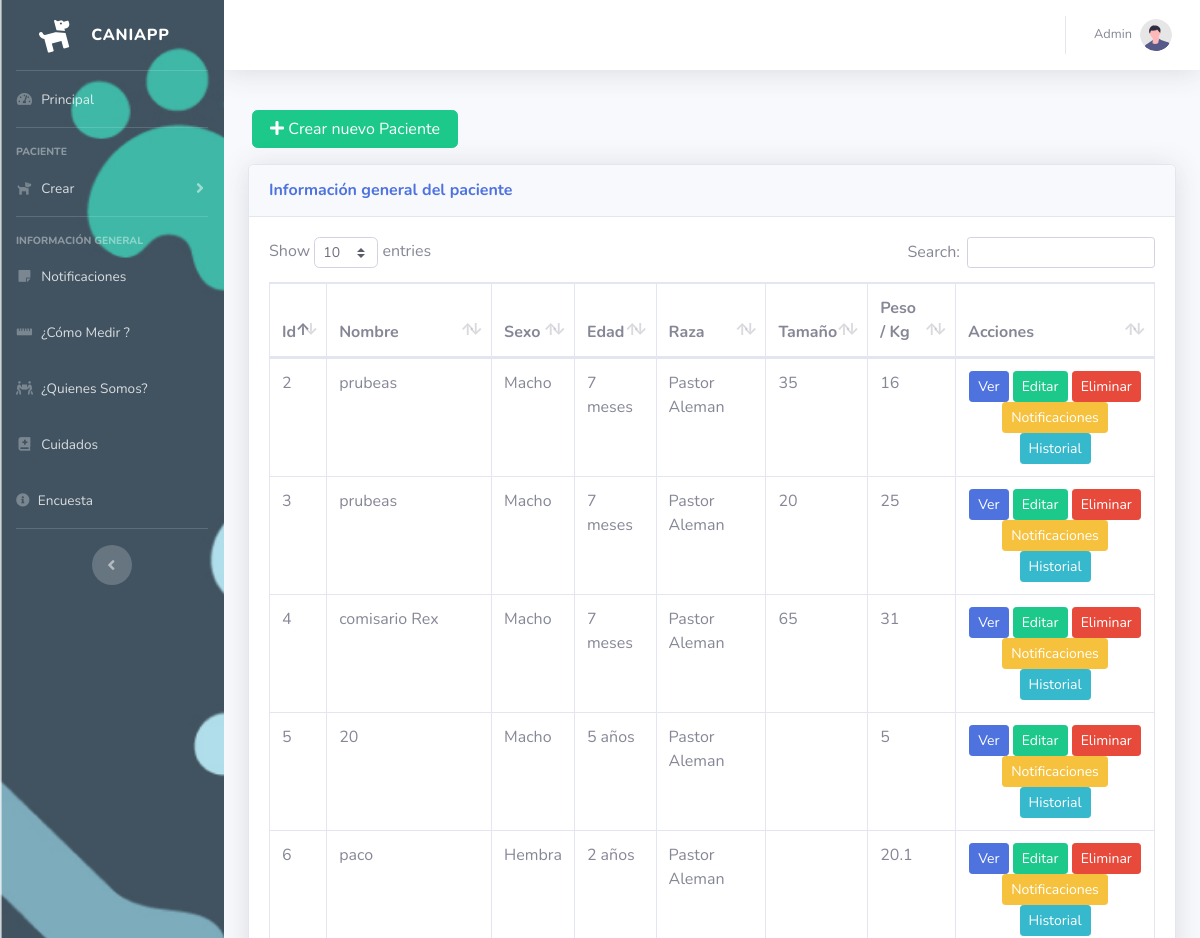
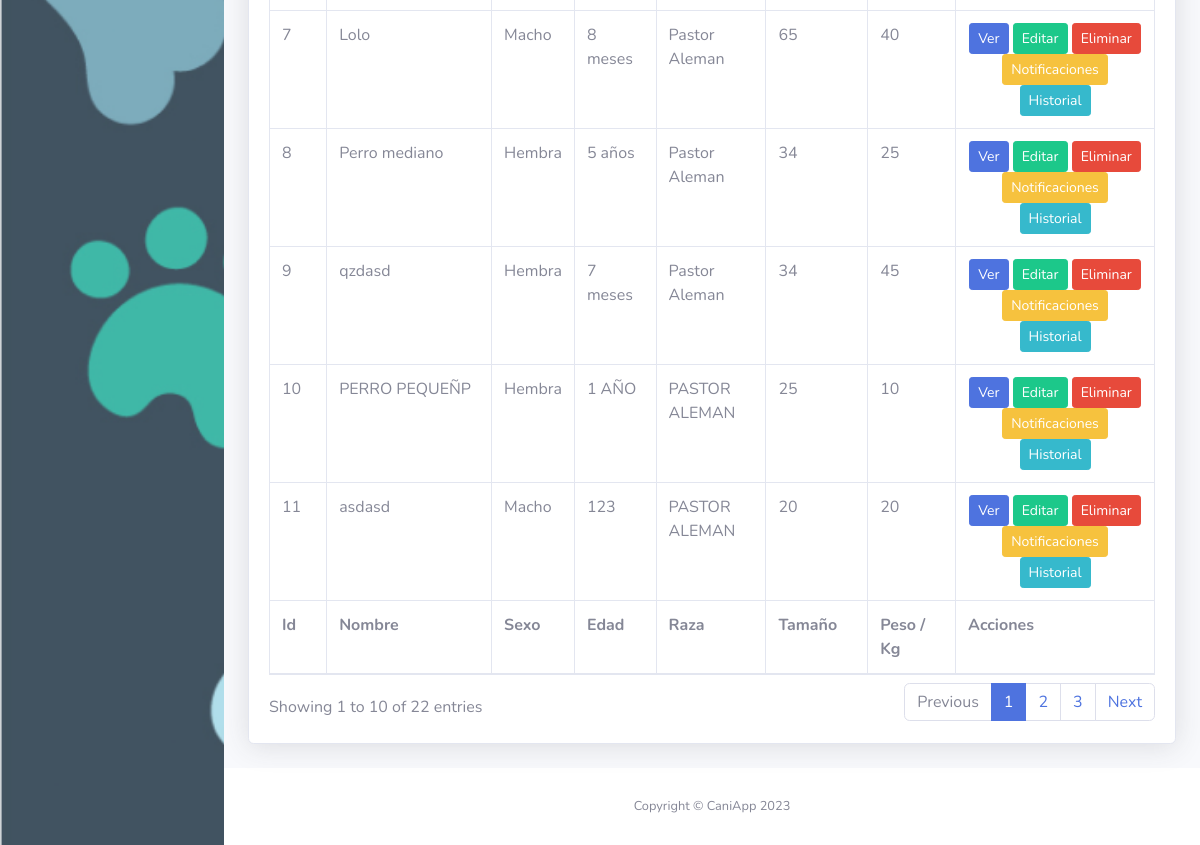
Screenshot of /index.php/admin with the database file from the repository (2 pictures, top to bottom).
### tables this page shows
CREATE TABLE `paciente` (
  `idpaciente` int(11) NOT NULL,
  `nombre_canino` varchar(45) DEFAULT NULL,
  `sexo_canino` varchar(45) DEFAULT NULL,
  `edad_canino` varchar(45) DEFAULT NULL,
  `raza_canino` varchar(45) DEFAULT NULL,
  `peso_canino` varchar(45) DEFAULT NULL,
  `tamano_canino` varchar(45) DEFAULT NULL,
  `ancho_cadera` varchar(45) DEFAULT NULL,
  `altura_femur_suelo` varchar(45) DEFAULT NULL,
  `altura_ingle_suelo` varchar(45) DEFAULT NULL,
  `logintud_hombro_hombro` varchar(45) DEFAULT NULL,
  `circunferencia_pecho` varchar(45) DEFAULT NULL,
  `circunferencia_cuello` varchar(45) DEFAULT NULL,
  `observaciones` varchar(45) DEFAULT NULL,
  `img_uno` longtext DEFAULT NULL,
  `img_dos` longtext DEFAULT NULL,
  `img_tres` longtext DEFAULT NULL,
  `id_padre` int(11) DEFAULT NULL,
  `estado` varchar(45) DEFAULT '1'
);

### application/controllers/Admin.php (called while the page is built, shortened)
<?php
class Admin extends CI_Controller
{
	public function __construct()
	{
		$this->load->model("Caniapp_model");
	}
	public function index()
	{
		$result['msg'] = '';
		$result['paciente'] = $this->Caniapp_model->allPacientes();
		$this->load->view('main/head');
		$this->load->view('admin', $result);
		$this->load->view('main/footer');
	}
}

### index.php (called while the page is built, shortened)
<?php
require_once BASEPATH.'core/CodeIgniter.php';

### application/models/Caniapp_model.php (called while the page is built, shortened)
<?php defined('BASEPATH') or exit('No direct script access allowed');
class Caniapp_model extends CI_Model
{
    public function allPacientes()
    {
        $this->db->select('*');
        $this->db->where('estado !=', '0');
        $this->db->join('padre_mascota pm', 'pm.idpadre_mascota = p.id_padre');
        $query = $this->db->get('paciente p');
        if ($query->num_rows() > 0) {
            return $query->result();
        } else {
            return false;
        }
    }
}

### application/views/admin.php (the view, shortened to what this page needs)
<div class="container-fluid">
    <div class="row">
        <div class="col-lg-3 p-3">
            <a class="btn btn-success btn-block" href="<?= base_url('Admin/new') ?>"><i class="fas fa fa-plus"></i> Crear nuevo Paciente</a>
        </div>
    </div>
    <div class="card shadow mb-4">
        <div class="card-header py-3">
            <h6 class="m-0 font-weight-bold text-primary">Información general del paciente</h6>
        </div>
        <div class="card-body">
            <div class="table-responsive">
                <table class="table table-bordered" id="dataTable" width="100%" cellspacing="0">
                    <thead>
                        <tr>
                            <th>Id</th>
                            <th>Nombre</th>
                            <th>Sexo</th>
                            <th>Edad</th>
                            <th>Raza</th>
                            <th>Tamaño</th>
                            <th>Peso / Kg</th>
                            <th>Acciones</th>
                        </tr>
                    </thead>
                    <tfoot>
                        <tr>
                            <th>Id</th>
                            <th>Nombre</th>
                            <th>Sexo</th>
                            <th>Edad</th>
                            <th>Raza</th>
                            <th>Tamaño</th>
                            <th>Peso / Kg</th>
                            <th>Acciones</th>
                        </tr>
                    </tfoot>
                    <tbody>
                        <?php if ($paciente) { ?>
                            <?php foreach ($paciente as $p) { ?>
                                <tr id="<?= $p->idpaciente ?>">
                                    <td><?= $p->idpaciente ?></td>
                                    <td><?= $p->nombre_canino ?></td>
                                    <td><?= $p->sexo_canino ?></td>
                                    <td><?= $p->edad_canino ?></td>
                                    <td><?= $p->raza_canino ?></td>
                                    <td><?= $p->tamano_canino ?></td>
                                    <td><?= $p->peso_canino ?></td>
                                    <td class="text-center">
                                        <a href="<?= base_url() ?>Admin/view/<?= $p->idpaciente ?>" class="btn btn-primary btn-sm">
                                            <span class="text">Ver</span>
                                        </a>
                                        <a href="<?= base_url() ?>Admin/edit/<?= $p->idpaciente ?>" class="btn btn-success btn-sm">
                                            <span class="text">Editar</span>
                                        </a>
                                        <button class="btn btn-danger btn-sm remove">Eliminar</button>
                                        <a href="<?= base_url() ?>Admin/notification/<?= $p->idpaciente ?>" class="btn btn-warning btn-sm">
                                            <span class="text">Notificaciones</span>
                                        </a>
                                        <a href="<?= base_url() ?>Admin/historial/<?= $p->idpaciente ?>" class="btn btn-info btn-sm">
                                            <span class="text">Historial</span>
                                        </a>
                                    </td>
                                </tr>
                            <?php } ?>
                        <?php } ?>
                    </tbody>
                </table>
            </div>
        </div>
    </div>
</div>

### application/views/main/head.php (shortened to what this page needs)
<!DOCTYPE html>
<html lang="en">
<head>
    <link href="<?= base_url('public/vendor/fontawesome-free/css/all.min.css') ?>" rel="stylesheet" type="text/css">
    <link href="<?= base_url('public/css/sb-admin-2.min.css') ?>" rel="stylesheet">
    <link href="<?= base_url('public/vendor/datatables/dataTables.bootstrap4.min.css') ?>" rel="stylesheet">
</head>
<body id="page-top">
    <div id="wrapper">
        <ul class="navbar-nav bg-gradient-primary sidebar sidebar-dark accordion" id="accordionSidebar">
            <a class="sidebar-brand d-flex align-items-center justify-content-center" href="">
                <div class="sidebar-brand-icon rotate-n-15">
                    <i class="fas fa-dog"></i>
                </div>
                <div class="sidebar-brand-text mx-3">CaniApp</div>
            </a>
            <hr class="sidebar-divider my-0">
            <li class="nav-item">
                <a class="nav-link" href="<?= base_url('admin') ?>">
                    <i class="fas fa-fw fa-tachometer-alt"></i>
                    <span>Principal</span></a>
            </li>
            <hr class="sidebar-divider">
            <div class="sidebar-heading">
                Paciente
            </div>
            <li class="nav-item">
                <a class="nav-link collapsed" href="#" data-toggle="collapse" data-target="#collapseTwo" aria-expanded="true" aria-controls="collapseTwo">
                    <i class="fas fa-fw fa-dog"></i>
                    <span>Crear</span>
                </a>
            </li>
            <hr class="sidebar-divider">
            <div class="sidebar-heading">
                Información General
            </div>
            <li class="nav-item ">
                <a class="nav-link" href="<?= base_url('Admin/viewNotificacion') ?>">
                    <i class="fas fa-fw fa-sticky-note"></i>
                    <span>Notificaciones</span></a>
            </li>
            <li class="nav-item ">
                <a class="nav-link" href="<?= base_url('Admin/medidas') ?>">
                    <i class="fas fa-fw fa-ruler-horizontal"></i>
                    <span>¿Cómo Medir ?</span></a>
            </li>
            <li class="nav-item ">
                <a class="nav-link" href="<?= base_url('Admin/nosotros') ?>">
                    <i class="fas fa-fw fa-people-carry"></i>
                    <span>¿Quienes Somos?</span></a>
            </li>
            <li class="nav-item ">
                <a class="nav-link" href="<?= base_url('Admin/cuidado') ?>">
                    <i class="fas fa-fw fa-book-medical"></i>
                    <span>Cuidados</span></a>
            </li>
            <li class="nav-item ">
                <a class="nav-link" href="<?= base_url('Admin/encuesta') ?>">
                    <i class="fas fa fa-info-circle"></i>
                    <span>Encuesta</span></a>
            </li>
            <hr class="sidebar-divider d-none d-md-block">
            <div class="text-center d-none d-md-inline">
                <button class="rounded-circle border-0" id="sidebarToggle"></button>
            </div>
        </ul>
        <div id="content-wrapper" class="d-flex flex-column">
            <div id="content">
                <nav class="navbar navbar-expand navbar-light bg-white topbar mb-4 static-top shadow">
                    <ul class="navbar-nav ml-auto">
                        <li class="nav-item dropdown no-arrow">
                            <a class="nav-link dropdown-toggle" href="#" id="userDropdown" role="button" data-toggle="dropdown" aria-haspopup="true" aria-expanded="false">
                                <span class="mr-2 d-none d-lg-inline text-gray-600 small">Admin</span>
                                <img class="img-profile rounded-circle" src="<?= base_url('public/img/undraw_profile.svg') ?>">
                            </a>
                        </li>
                    </ul>
                </nav>

### application/views/main/footer.php (shortened to what this page needs)
</div>
<footer class="sticky-footer bg-white">
    <div class="container my-auto">
        <div class="copyright text-center my-auto">
            <span>Copyright &copy; CaniApp 2023</span>
        </div>
    </div>
</footer>
</div>
</div>
</body>
</html>

### rows the page displays
paciente: idpaciente "2", nombre_canino "prubeas", sexo_canino "Macho", edad_canino "7 meses", raza_canino "Pastor Aleman", tamano_canino "35", peso_canino "16"
paciente: idpaciente "3", nombre_canino "prubeas", sexo_canino "Macho", edad_canino "7 meses", raza_canino "Pastor Aleman", tamano_canino "20", peso_canino "25"
paciente: idpaciente "4", nombre_canino "comisario Rex", sexo_canino "Macho", edad_canino "7 meses", raza_canino "Pastor Aleman", tamano_canino "65", peso_canino "31"
paciente: idpaciente "5", nombre_canino "20", sexo_canino "Macho", edad_canino "5 años", raza_canino "Pastor Aleman", peso_canino "5"
paciente: idpaciente "6", nombre_canino "paco", sexo_canino "Hembra", edad_canino "2 años", raza_canino "Pastor Aleman", peso_canino "20.1"
paciente: idpaciente "7", nombre_canino "Lolo", sexo_canino "Macho", edad_canino "8 meses", raza_canino "Pastor Aleman", tamano_canino "65", peso_canino "40"
paciente: idpaciente "8", nombre_canino "Perro mediano", sexo_canino "Hembra", edad_canino "5 años", raza_canino "Pastor Aleman", tamano_canino "34", peso_canino "25"
paciente: idpaciente "9", nombre_canino "qzdasd", sexo_canino "Hembra", edad_canino "7 meses", raza_canino "Pastor Aleman", tamano_canino "34", peso_canino "45"
paciente: idpaciente "10", nombre_canino "PERRO PEQUEÑP", sexo_canino "Hembra", edad_canino "1 AÑO", raza_canino "PASTOR ALEMAN", tamano_canino "25", peso_canino "10"
paciente: idpaciente "11", nombre_canino "asdasd", sexo_canino "Macho", edad_canino "123", raza_canino "PASTOR ALEMAN", tamano_canino "20", peso_canino "20"
